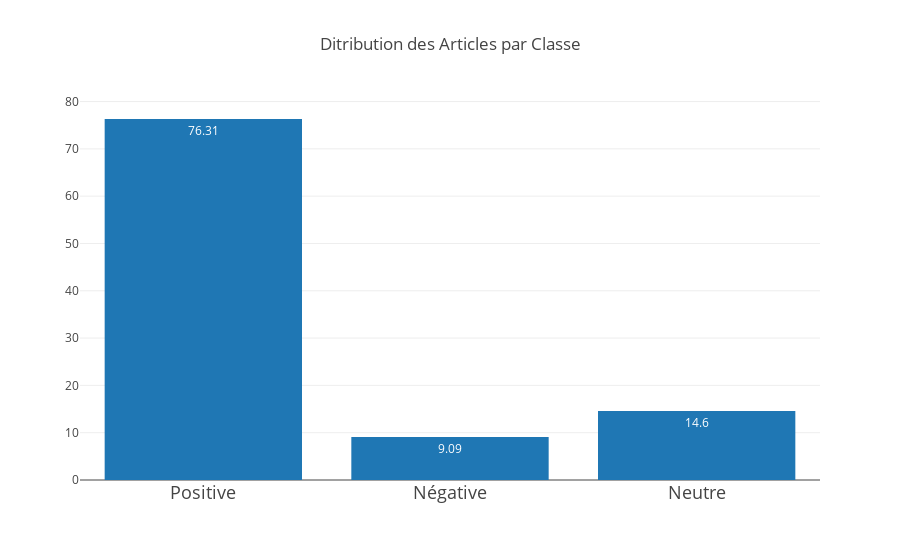

Notebook code cell kept with this figure:
### Code cell
layout = go.Layout(
    title = "Ditribution des Articles par Classe",
    xaxis = go.layout.XAxis(
        tickfont = dict(
            size = 18
        ),
        automargin = True
    )
)
X = ['Positive', 'Négative', 'Neutre']
v1 = len(df[df['class']==1])*100/len(df) 
v2 = len(df[df['class']==-1])*100/len(df) 
v3 = len(df[df['class']==0])*100/len(df)  
data = [go.Bar(
            x = X,
            y = [v1,v2,v3],
            text = [round(v1,2),round(v2,2),round(v3,2)],#df_agg['percentage'],
            textposition = 'auto',
            orientation = 'v'
)]

fig = go.Figure(data=data, layout=layout)
py.offline.iplot(fig, filename='horizontal-bar')

### Figure 1 — Plotly figure (JSON) as saved in the notebook; plotly's stock layout.template omitted (floating-point values rounded to 4 significant figures)
{"data": [{"orientation": "v", "text": ["76.31", "9.09", "14.6"], "textposition": "auto", "type": "bar", "uid": "e15cc0b6-f654-4c09-b5fb-04654866af7e", "x": ["Positive", "Négative", "Neutre"], "y": [76.31, 9.087, 14.6]}], "layout": {"title": {"text": "Ditribution des Articles par Classe"}, "xaxis": {"automargin": true, "tickfont": {"size": 18}}}}
